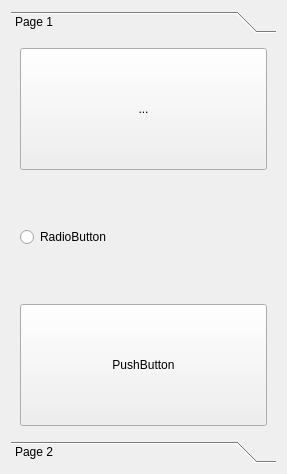
<?xml version="1.0" encoding="UTF-8"?>
<ui version="4.0">
 <class>TestTools</class>
 <widget class="QWidget" name="TestTools">
  <property name="geometry">
   <rect>
    <x>0</x>
    <y>0</y>
    <width>287</width>
    <height>474</height>
   </rect>
  </property>
  <property name="windowTitle">
   <string>Form</string>
  </property>
  <layout class="QHBoxLayout" name="horizontalLayout">
   <item>
    <widget class="QToolBox" name="toolBox">
     <property name="currentIndex">
      <number>0</number>
     </property>
     <widget class="QWidget" name="page">
      <property name="geometry">
       <rect>
        <x>0</x>
        <y>0</y>
        <width>275</width>
        <height>414</height>
       </rect>
      </property>
      <attribute name="label">
       <string>Page 1</string>
      </attribute>
      <layout class="QVBoxLayout" name="verticalLayout">
       <item>
        <widget class="QToolButton" name="toolButton">
         <property name="sizePolicy">
          <sizepolicy hsizetype="Expanding" vsizetype="Expanding">
           <horstretch>0</horstretch>
           <verstretch>0</verstretch>
          </sizepolicy>
         </property>
         <property name="text">
          <string>...</string>
         </property>
        </widget>
       </item>
       <item>
        <widget class="QRadioButton" name="radioButton">
         <property name="sizePolicy">
          <sizepolicy hsizetype="Minimum" vsizetype="Expanding">
           <horstretch>0</horstretch>
           <verstretch>0</verstretch>
          </sizepolicy>
         </property>
         <property name="text">
          <string>RadioButton</string>
         </property>
        </widget>
       </item>
       <item>
        <widget class="QPushButton" name="pushButton">
         <property name="sizePolicy">
          <sizepolicy hsizetype="Expanding" vsizetype="Expanding">
           <horstretch>0</horstretch>
           <verstretch>0</verstretch>
          </sizepolicy>
         </property>
         <property name="text">
          <string>PushButton</string>
         </property>
        </widget>
       </item>
      </layout>
     </widget>
     <widget class="QWidget" name="page_2">
      <property name="geometry">
       <rect>
        <x>0</x>
        <y>0</y>
        <width>275</width>
        <height>414</height>
       </rect>
      </property>
      <attribute name="label">
       <string>Page 2</string>
      </attribute>
     </widget>
    </widget>
   </item>
  </layout>
 </widget>
 <resources/>
 <connections/>
</ui>
